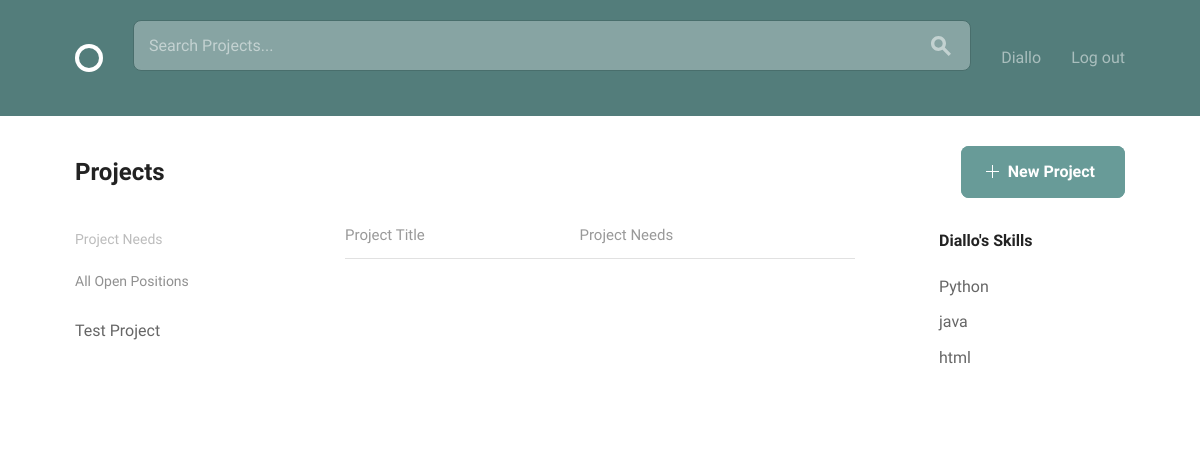
/jobs/Test Project (signed in), run on an earlier commit of the app's database.
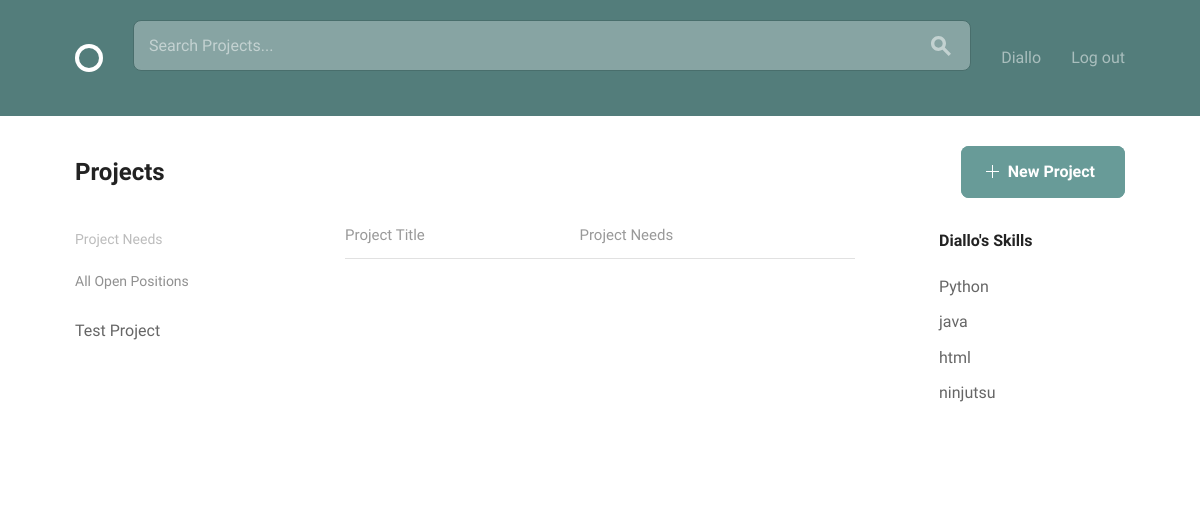
And on a later commit of the database.
### accounts/models.py (models this page shows)
class Skills(models.Model):
    profile = models.ForeignKey(Profile, on_delete=models.CASCADE)
    skills = models.CharField(max_length=15, default='')
    def __str__(self):
        return self.skills

### social_builder/views.py (the view)
# urls.py: url(r'^jobs/(?P<title>[a-zA-Z0-9_" "]+)$', views.JobFilter.as_view(), name='jobs'),
class JobFilter(LoginRequiredMixin, ListView):
    model = Projects
    template_name = 'index_search.html'
    context_object_name = 'project_home'
    def get_queryset(self):
        queryset = super().get_queryset()
        position = self.kwargs.get('title')
        queryset = queryset.filter(
            Q(positions__name__icontains=position)
        )
        return queryset
    def get_context_data(self, **kwargs):
        context = super().get_context_data(**kwargs)
        position = self.kwargs.get('title')
        context['position'] = position
        context['skills'] = Profile.objects.get(user=self.request.user)
        return context

### templates/index_search.html (shortened to what this page needs)
{% extends 'registration/registration_base.html' %}
{% load static from staticfiles %}
{% block content %}
  <div class="bounds circle--page">
    <div class="circle--page--header circle--fluid">
      <div class="circle--fluid--cell circle--fluid--primary">
        <h2>Projects</h2>
      </div>
      <div class="circle--fluid--cell circle--fluid--secondary">
          {% if user.is_authenticated  %}
          <a class="button button-primary icon-on-left" href="{% url 'projects:create_project' %}">
          <svg version="1.1" xmlns="http://www.w3.org/2000/svg" xmlns:xlink="http://www.w3.org/1999/xlink" x="0px" y="0px" viewBox="0 0 13 13" style="enable-background:new 0 0 13 13;" xml:space="preserve" class="add">
            <polygon points="7,6 7,0 6,0 6,6 0,6 0,7 6,7 6,13 7,13 7,7 13,7 13,6 "/>
          </svg>
          New Project
        </a>
          {% endif %}
      </div>
    </div>
    <div class="grid-25">
      <div class="circle--filter circle--secondary--module">
        <h4>Project Needs</h4>
        <ul class="circle--filter--list">
            <p><a href="{% url 'home' %}">All Open Positions</a> </p>
            <li class="clickable-row" data-href="{% url 'jobs' title=position %}">{{ position }}</li>
        </ul>
      </div>
    </div>
    <div class="grid-50">
      <table class="u-full-width circle--table">
        <thead>
          <tr>
            <th>Project Title</th>
            <th class="circle--cell--right">Project Needs</th>
          </tr>
        </thead>
      </table>
    </div>
    <div class="grid-25 grid-push-5">
    <div class="circle--secondary--module">
      <ul class="circle--filter--list">
      <h4>{{ user|title }}'s Skills</h4>
          {% for skill in skills.skills_set.all %}
          <li class="clickable-row" data-href="{% url 'skills' skill=skill %}">{{ skill }}</li>
          {% endfor %}
      </ul>
      </div>
    </div>
  </div>
{% endblock %}

What changed in the data, as far as the page shows it:
added Skills: skills "ninjutsu"
